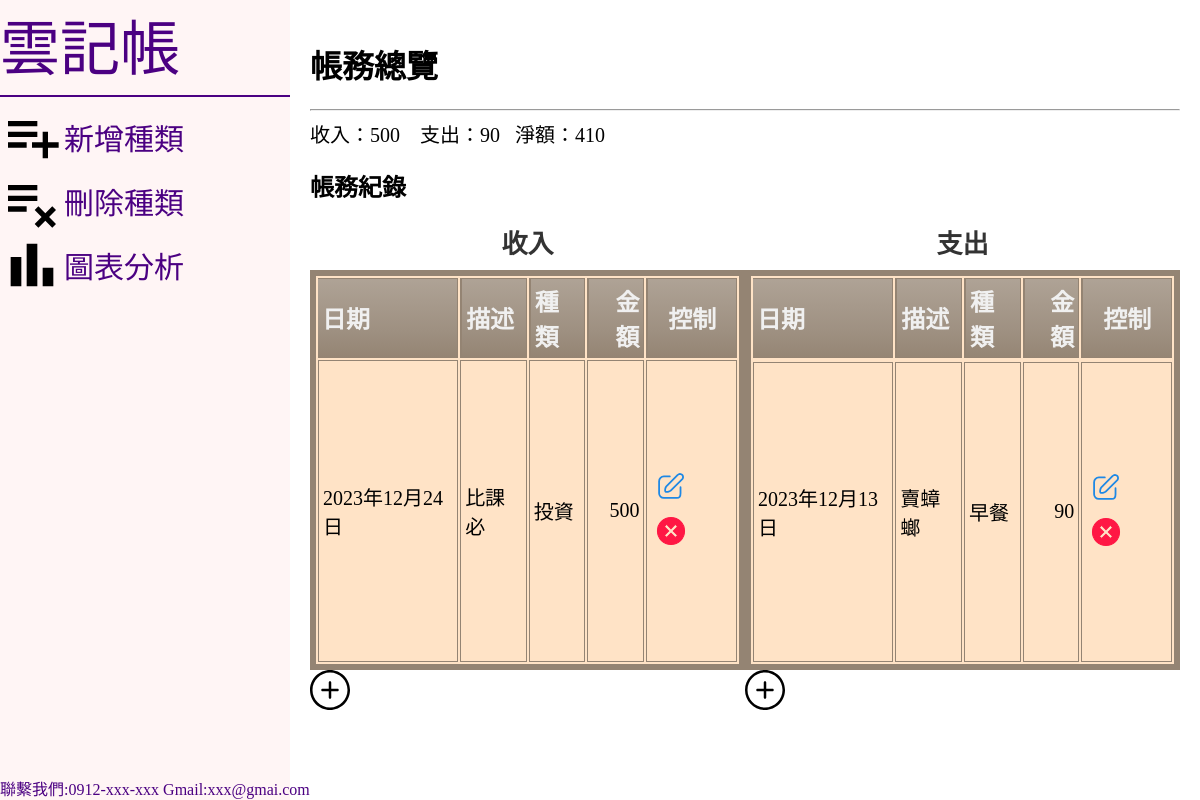
Page /index/ (signed in) on the committed database.
### projectapp/models.py (models this page shows, shortened)
class Record_R1(models.Model):
    user=ForeignKey(login_1,on_delete=models.CASCADE,null=True)
    date 	= DateField()
    description = CharField(max_length=300,null=True)
    categoryR 	= CharField(max_length=50)
    cash 	= IntegerField()
    is_settled = models.BooleanField(default=False)  # 新增用來標記是否已經結算的欄位

class Record_E1(models.Model):
    user=ForeignKey('login_1',on_delete=models.CASCADE,null=True)
    date 	= DateField()
    description = CharField(max_length=300,null=True)
    categoryE 	= CharField(max_length=50)
    cash 	= IntegerField()
    is_settled = models.BooleanField(default=False)  # 新增用來標記是否已經結算的欄位

### projectapp/views.py (the view)
# urls.py: path('index/',views.recordall_and_cashflow,name='index'),
@login_required
def recordall_and_cashflow(request,pk=None):
    recordE=Record_E1.objects.filter(user=pk).order_by('date')
    recordR=Record_R1.objects.filter(user=pk).order_by('date')
    recordAllE=Record_E1.objects.filter(user=pk)
    recordAllR=Record_R1.objects.filter(user=pk)
    income_list=[record.cash for record in recordAllR]
    outcome_list=[record.cash for record in recordAllE]
    income=sum(income_list) if len(income_list)!=0 else 0
    outcome=sum(outcome_list) if len(outcome_list)!=0 else 0
    net = income -outcome
    return render(request,'index.html',locals())

### templates/index.html (shortened to what this page needs)
<!DOCTYPE html>
<html lang="en">
<head>
  <link rel="stylesheet" href="/static/css/index.css">
</head>
<body>
  <div class="container">
    <div class="left-box">
      <div class="listtitle">雲記帳</div>
      <hr>
      <div class="list">
        <a href="/addcategory">
          <img src="/static/img/playlist_add_FILL0_wght400_GRAD0_opsz24.svg" alt="">
          <span>新增種類</span>
        </a>
        <a href="/delcategory">
          <img src="/static/img/playlist_remove_FILL0_wght400_GRAD0_opsz24.svg" alt="">
          <span>刪除種類</span>
        </a>
        <a href="">
          <img src="/static/img/bar_chart_FILL0_wght400_GRAD0_opsz24.svg" alt="">
          <span>圖表分析</span>
        </a>
      </div>
      <div class="content">
        聯繫我們:0912-xxx-xxx
        Gmail:xxx@gmai.com
      </div>
    </div>
    <div class="right-text">
      <h1>帳務總覽</h1>
      <hr>
      <div class="incomeEP">
        收入：<span class="thousand-separator">{{ income }}</span> &nbsp;&nbsp;
        支出：<span class="thousand-separator">{{ outcome }} </span>&nbsp;&nbsp;
        淨額：<span class="thousand-separator">{{ net }}</span>
      </div>
      <h2>帳務紀錄</h2>
      <div class="table-all">
        <div>
          <table class="cinereousTable">
            <caption>收入</caption>
            <thead>
              <tr>
                <th>日期</th>
                <th>描述</th>
                <th>種類</th>
                <th style="text-align: right;">金額</th>
                <th style="text-align: center;">控制</th>
              </tr>
            </thead>
            {% for record in recordR %}
            <tr>
              <td>{{ record.date }}</td>
              <td>{{ record.description }}</td>
              <td>{{ record.categoryR }}</td>
              <td class="thousand-separator" style="text-align: right;">{{ record.cash }}</td>
              <td>
                <a href="{% url 'editRr' record.id %}"><img src="/static/img/edit.svg" alt="編輯"></a>
                <a href="{% url 'delRr' record.id %}"><img src="/static/img/cancel-svgrepo-com.svg" alt="刪除"></a>
              </td>
            </tr>
            {% endfor %}
          </table>
          <a style="margin-top:10px;" href="/addRrecord">
            <img src="/static/img/plus-circle-svgrepo-com.svg" alt="">
          </a>
        </div>
        <div>
          <table class="cinereousTable">
            <caption>支出</caption>
            <thead>
              <th>日期</th>
              <th>描述</th>
              <th>種類</th>
              <th style="text-align: right;">金額</th>
              <th style="text-align: center;">控制</th>
              {% for record in recordE %}
            </thead>
            <td>{{ record.date }}</td>
            <td>{{ record.description }}</td>
            <td>{{ record.categoryE }}</td>
            <td class="thousand-separator" style="text-align: right;">{{ record.cash }}</td>
            <td>
              <a href="{% url 'editEr' record.id %}"><img src="/static/img/edit.svg" alt="編輯"></a>
              <a href="{% url 'delEr' record.id %}"><img src="/static/img/cancel-svgrepo-com.svg" alt="刪除"></a>
            </td>
            {% endfor %}
          </table>
          <a style="color:black;text-decoration: none;" href="/addErecord">
            <img src="/static/img/plus-circle-svgrepo-com.svg" alt="">
          </a>
        </div>
      </div>
    </div>
  </div>
</body>
</html>

### static/css/index.css (style rules this page uses)
body { margin: 0; padding: 0; }
.container { display: flex; width: 100vw; height: 100vh; }
.left-box { width: 25%; background-color: #fff5f5; }
.left-box .list span { color: #4b0082; }
.left-box .list a { color: #4b0082; text-decoration: none; font-size:30px; display: flex; align-items: center; }
.listtitle { color: #4b0082; font-size: 60px; text-align: left; }
.content { position: absolute; color:#4b0082; bottom:0; }
.left-box hr { border: 1px solid #4b0082; }
.right-text { width: 75%; padding: 20px; overflow-y: auto; }
.incomeEP { color:black; font-size: 20px; }
.table-all { display:flex; justify-content: space-around; }
.table-all caption { font-size: 26px; font-weight: bold; color: #333; margin-bottom: 10px; }
.thousand-separator { text-align: right; }
table.cinereousTable { border: 6px solid #948473; background-color: #FFE3C6; width: 100%; min-height: 400px; }
table.cinereousTable td, table.cinereousTable th { border: 1px solid #948473; padding: 4px 4px; }
table.cinereousTable tbody td { font-size: 20px; padding: 4px; }
table.cinereousTable thead { background: #948473; background: -moz-linear-gradient(top, #afa396 0%, #9e9081 66%, #948473 100%); background: -webkit-linear-gradient(top, #afa396 0%, #9e9081 66%, #948473 100%); background: linear-gradient(to bottom, #afa396 0%, #9e9081 66%, #948473 100%); }
table.cinereousTable thead th { font-size: 24px; font-weight: bold; color: #F0F0F0; text-align: left; border-left: 2px solid #948473; }
table.cinereousTable thead th:first-child { border-left: none; }

### rows in the picture
Record_R1: date "2023年12月24日", description "比課必", categoryR "投資", cash "500"
Record_E1: date "2023年12月13日", description "賣蟑螂", categoryE "早餐", cash "90"

### other values in the picture
{{ income }} "500"
{{ outcome }} "90"
{{ net }} "410"
